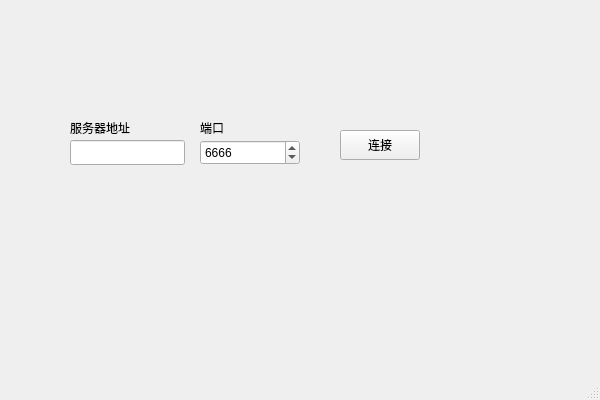
<?xml version="1.0" encoding="UTF-8"?>
<ui version="4.0">
 <class>MainWindow</class>
 <widget class="QMainWindow" name="MainWindow">
  <property name="geometry">
   <rect>
    <x>0</x>
    <y>0</y>
    <width>600</width>
    <height>400</height>
   </rect>
  </property>
  <property name="sizePolicy">
   <sizepolicy hsizetype="Fixed" vsizetype="Fixed">
    <horstretch>0</horstretch>
    <verstretch>0</verstretch>
   </sizepolicy>
  </property>
  <property name="windowTitle">
   <string>掼蛋</string>
  </property>
  <widget class="QWidget" name="centralwidget">
   <widget class="QLineEdit" name="lineEdit">
    <property name="geometry">
     <rect>
      <x>70</x>
      <y>140</y>
      <width>115</width>
      <height>25</height>
     </rect>
    </property>
    <property name="sizePolicy">
     <sizepolicy hsizetype="Fixed" vsizetype="Fixed">
      <horstretch>0</horstretch>
      <verstretch>0</verstretch>
     </sizepolicy>
    </property>
    <property name="minimumSize">
     <size>
      <width>115</width>
      <height>0</height>
     </size>
    </property>
    <property name="clearButtonEnabled">
     <bool>false</bool>
    </property>
   </widget>
   <widget class="QSpinBox" name="spinBox">
    <property name="geometry">
     <rect>
      <x>200</x>
      <y>140</y>
      <width>100</width>
      <height>25</height>
     </rect>
    </property>
    <property name="sizePolicy">
     <sizepolicy hsizetype="Maximum" vsizetype="Fixed">
      <horstretch>0</horstretch>
      <verstretch>0</verstretch>
     </sizepolicy>
    </property>
    <property name="minimum">
     <number>1024</number>
    </property>
    <property name="maximum">
     <number>65535</number>
    </property>
    <property name="value">
     <number>6666</number>
    </property>
   </widget>
   <widget class="QLabel" name="label_ip">
    <property name="geometry">
     <rect>
      <x>70</x>
      <y>120</y>
      <width>61</width>
      <height>16</height>
     </rect>
    </property>
    <property name="text">
     <string>服务器地址</string>
    </property>
   </widget>
   <widget class="QLabel" name="label_port">
    <property name="geometry">
     <rect>
      <x>200</x>
      <y>120</y>
      <width>31</width>
      <height>16</height>
     </rect>
    </property>
    <property name="text">
     <string>端口</string>
    </property>
   </widget>
   <widget class="QPushButton" name="pushButton">
    <property name="geometry">
     <rect>
      <x>340</x>
      <y>130</y>
      <width>80</width>
      <height>30</height>
     </rect>
    </property>
    <property name="minimumSize">
     <size>
      <width>0</width>
      <height>30</height>
     </size>
    </property>
    <property name="text">
     <string>连接</string>
    </property>
   </widget>
  </widget>
  <widget class="QStatusBar" name="statusbar"/>
 </widget>
 <resources/>
 <connections/>
</ui>
